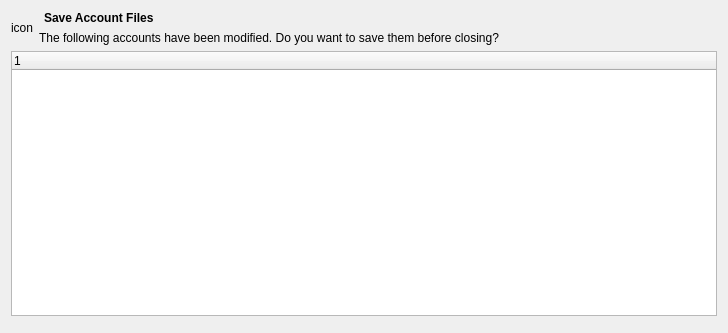
<?xml version="1.0" encoding="UTF-8"?>
<ui version="4.0">
 <author>Stefan Böhmann</author>
 <class>SaveModifiedDialog</class>
 <widget class="QDialog" name="SaveModifiedDialog">
  <property name="geometry">
   <rect>
    <x>0</x>
    <y>0</y>
    <width>728</width>
    <height>333</height>
   </rect>
  </property>
  <layout class="QVBoxLayout" name="verticalLayout">
   <item>
    <layout class="QGridLayout" name="gridLayout">
     <item row="0" column="1">
      <widget class="QLabel" name="label_10">
       <property name="sizePolicy">
        <sizepolicy hsizetype="Expanding" vsizetype="Preferred">
         <horstretch>0</horstretch>
         <verstretch>0</verstretch>
        </sizepolicy>
       </property>
       <property name="font">
        <font>
         <weight>75</weight>
         <bold>true</bold>
        </font>
       </property>
       <property name="text">
        <string>Save Account Files</string>
       </property>
       <property name="margin">
        <number>3</number>
       </property>
       <property name="indent">
        <number>5</number>
       </property>
      </widget>
     </item>
     <item row="0" column="0" rowspan="2">
      <widget class="QLabel" name="iconLabel">
       <property name="text">
        <string comment="KDE::DoNotExtract">icon</string>
       </property>
      </widget>
     </item>
     <item row="1" column="1">
      <widget class="QLabel" name="label">
       <property name="text">
        <string>The following accounts have been modified. Do you want to save them before closing?</string>
       </property>
      </widget>
     </item>
    </layout>
   </item>
   <item>
    <widget class="QTreeWidget" name="list">
     <property name="rootIsDecorated">
      <bool>false</bool>
     </property>
     <column>
      <property name="text">
       <string notr="true">1</string>
      </property>
     </column>
    </widget>
   </item>
   <item>
    <widget class="QDialogButtonBox" name="buttonBox">
     <property name="standardButtons">
      <set>QDialogButtonBox::NoButton</set>
     </property>
    </widget>
   </item>
  </layout>
 </widget>
 <resources/>
 <connections/>
</ui>
